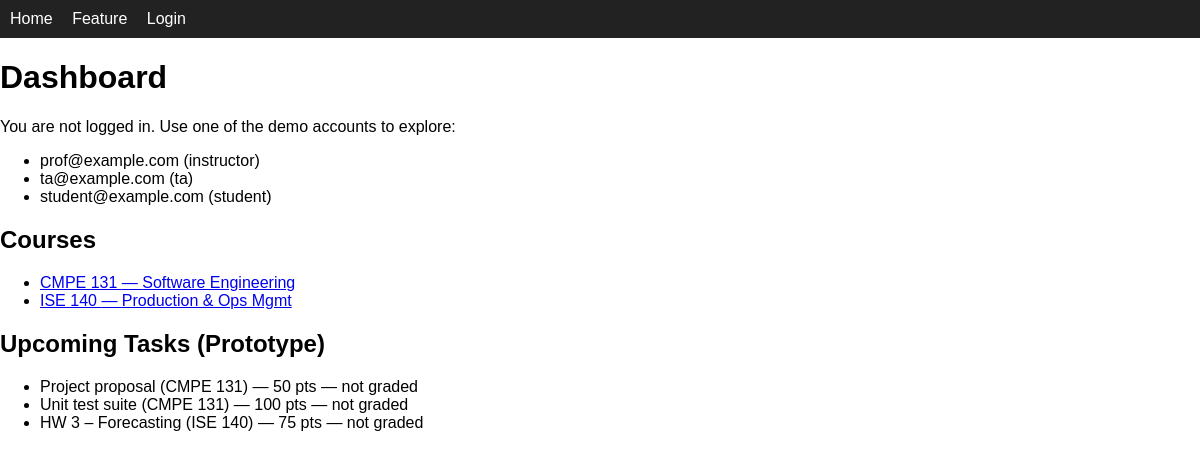
The page / on the database its author committed.
### app/models.py (models this page shows, shortened)
class Course(db.Model):
    id = db.Column(db.Integer, primary_key=True)
    code = db.Column(db.String(20), nullable=False)
    title = db.Column(db.String(120), nullable=False)
    tasks = db.relationship(
        "Task",
        back_populates="course",
        cascade="all, delete-orphan",
    )

class Task(db.Model):
    id = db.Column(db.Integer, primary_key=True)
    title = db.Column(db.String(140), nullable=False)
    description = db.Column(db.Text)
    due_date = db.Column(db.Date)
    status = db.Column(db.String(20), nullable=False, default="todo")  # todo/in_progress/done
    points = db.Column(db.Integer, nullable=False, default=100)
    score = db.Column(db.Integer)  # None = not graded yet
    course_id = db.Column(db.Integer, db.ForeignKey("course.id"), nullable=False)
    course = db.relationship("Course", back_populates="tasks")

### app/main/routes.py (the view)
@main_bp.route("/")
def index():
    _ensure_sample_data()
    courses = Course.query.all()
    upcoming_tasks = Task.query.order_by(Task.due_date.is_(True)).limit(5).all()
    return render_template(
        "main/index.html",
        courses=courses,
        upcoming_tasks=upcoming_tasks,
    )

### app/main/routes.py (called while the page is built, shortened)
def _ensure_sample_data():
    if Course.query.first() is not None:
        return

### app/templates/main/index.html (shortened to what this page needs)
{% extends "base.html" %}
{% block content %}
  <h1>Dashboard</h1>
  {% if current_user.is_authenticated %}
    <p>Welcome back, {{ current_user.email }} ({{ current_user.role }}).</p>
  {% else %}
    <p>You are not logged in. Use one of the demo accounts to explore:</p>
    <ul>
      <li>prof@example.com (instructor)</li>
      <li>ta@example.com (ta)</li>
      <li>student@example.com (student)</li>
    </ul>
  {% endif %}
  <h2>Courses</h2>
  <ul>
    {% for c in courses %}
      <li>
        <a href="{{ url_for('main.course_detail', course_id=c.id) }}">
          {{ c.code }} — {{ c.title }}
        </a>
      </li>
    {% endfor %}
  </ul>
  <h2>Upcoming Tasks (Prototype)</h2>
  {% if upcoming_tasks %}
    <ul>
      {% for t in upcoming_tasks %}
        <li>
          {{ t.title }}
          {% if t.course %}
            ({{ t.course.code }})
          {% endif %}
          — {{ t.points }} pts
          {% if t.score is not none %}
            — score: {{ t.score }}
          {% else %}
            — not graded
          {% endif %}
        </li>
      {% endfor %}
    </ul>
  {% else %}
    <p>No tasks yet.</p>
  {% endif %}
{% endblock %}

### app/templates/base.html (shortened to what this page needs)
<!doctype html>
<html>
<head>
  <link rel="stylesheet" href="{{ url_for('static', filename='styles.css') }}">
</head>
<body>
  <nav class="navbar">
    <a href="{{ url_for('main.index') }}">Home</a>
    <a href="{{ url_for('main.feature') }}">Feature</a>
    {% if current_user.is_authenticated %}
      <span class="nav-right">
        Logged in as {{ current_user.email }} ({{ current_user.role }})
        <a href="{{ url_for('auth.logout') }}">Logout</a>
      </span>
    {% else %}
      <span class="nav-right">
        <a href="{{ url_for('auth.login') }}">Login</a>
      </span>
    {% endif %}
  </nav>
  <main>
    {% block content %}{% endblock %}
  </main>
</body>
</html>

### app/static/styles.css (style rules this page uses)
body { font-family: Arial; margin: 0; }
.navbar { background: #222; padding: 10px; }
.navbar a { color: white; margin-right: 15px; text-decoration: none; }

### rows shown on the page
Course: code "CMPE 131", title "Software Engineering"
Course: code "ISE 140", title "Production & Ops Mgmt"
Task: title "Project proposal", course.code "CMPE 131", points "50", shows "— not graded"
Task: title "Unit test suite", course.code "CMPE 131", points "100", shows "— not graded"
Task: title "HW 3 – Forecasting", course.code "ISE 140", points "75", shows "— not graded"
